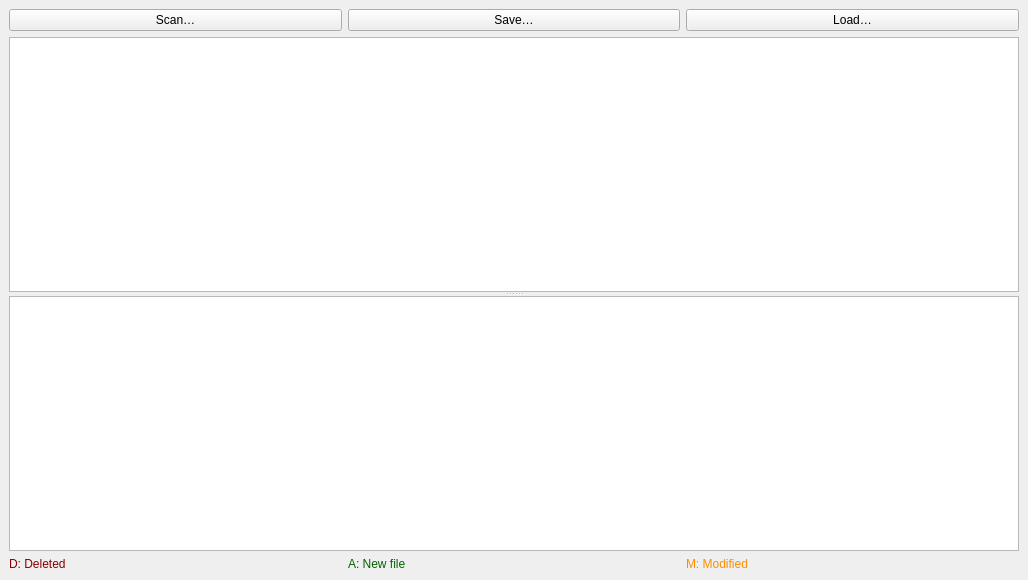
<?xml version="1.0" encoding="UTF-8"?>
<ui version="4.0">
 <class>MainWindow</class>
 <widget class="QMainWindow" name="MainWindow">
  <property name="geometry">
   <rect>
    <x>0</x>
    <y>0</y>
    <width>1028</width>
    <height>580</height>
   </rect>
  </property>
  <property name="windowTitle">
   <string>File System DB</string>
  </property>
  <widget class="QWidget" name="centralwidget">
   <layout class="QVBoxLayout" name="vl_main">
    <item>
     <layout class="QHBoxLayout" name="hl_buttons">
      <item>
       <widget class="QPushButton" name="btnScan">
        <property name="text">
         <string>Scan…</string>
        </property>
       </widget>
      </item>
      <item>
       <widget class="QPushButton" name="btnSave">
        <property name="text">
         <string>Save…</string>
        </property>
       </widget>
      </item>
      <item>
       <widget class="QPushButton" name="btnLoad">
        <property name="text">
         <string>Load…</string>
        </property>
       </widget>
      </item>
     </layout>
    </item>
    <item>
     <widget class="QSplitter" name="splitter">
      <property name="orientation">
       <enum>Qt::Orientation::Vertical</enum>
      </property>
      <widget class="QTreeView" name="treeView"/>
      <widget class="QListWidget" name="changeList">
       <property name="alternatingRowColors">
        <bool>true</bool>
       </property>
      </widget>
     </widget>
    </item>
    <item>
     <layout class="QHBoxLayout" name="horizontalLayout">
      <item>
       <widget class="QLabel" name="descDeleted">
        <property name="styleSheet">
         <string notr="true">QLabel
{
	color: darkred;
}</string>
        </property>
        <property name="text">
         <string>D: Deleted</string>
        </property>
       </widget>
      </item>
      <item>
       <widget class="QLabel" name="descNewFile">
        <property name="styleSheet">
         <string notr="true">QLabel
{
	color: darkgreen;
}</string>
        </property>
        <property name="text">
         <string>A: New file</string>
        </property>
       </widget>
      </item>
      <item>
       <widget class="QLabel" name="descModified">
        <property name="styleSheet">
         <string notr="true">QLabel
{
	color: darkorange;
}</string>
        </property>
        <property name="text">
         <string>M: Modified</string>
        </property>
       </widget>
      </item>
     </layout>
    </item>
   </layout>
  </widget>
 </widget>
 <resources/>
 <connections/>
</ui>
